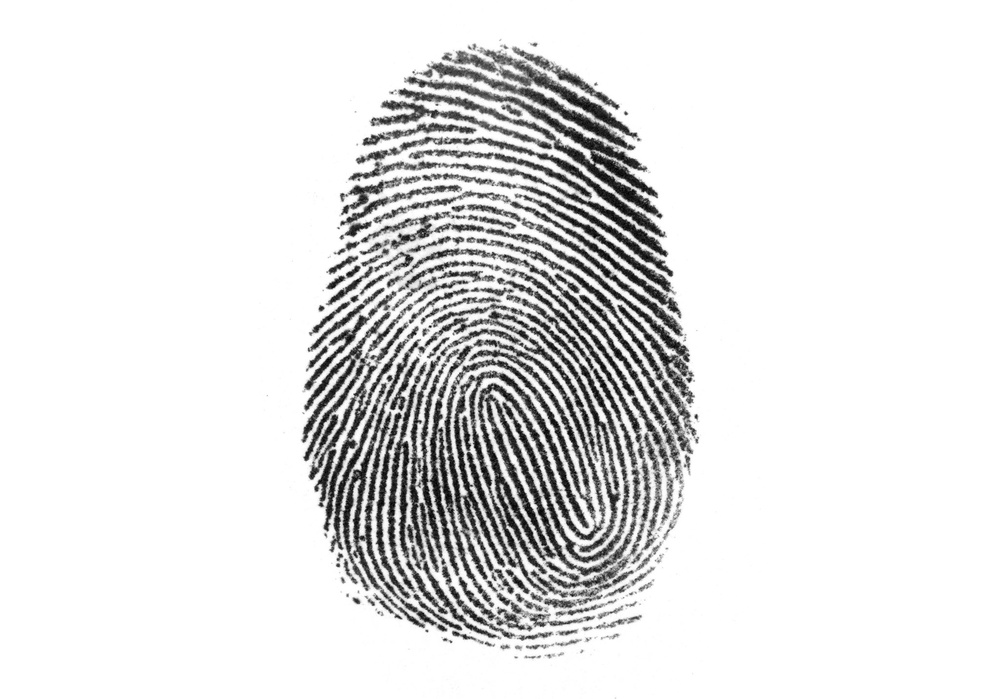
#> input picture Images/Hari.jpg, 1000 x 699 px, shrunk from 2048 x 1432 before the run
$ python -i image_enhancement.py   (imports and definitions only)   (older library calls are emulated)
#> lines starting #> are read from the running program, lines starting #| are printed output that depends on the picture; after the words box and inside, x2 and y2 are one past the last pixel; in counts of white or black regions, pixels touching at a corner belong together
import cv2
import numpy as np
from skimage.filters import frangi

def enhance_fingerprint(image_path):
#> called with image_path = '../Images/Hari.jpg'
    img = cv2.imread(image_path, cv2.IMREAD_GRAYSCALE)
#> img is the input picture: shape (699, 1000); min 0, max 255, mean 227
    if img is None:
        raise ValueError(f"Could not load image at {image_path}")
    # 1. Normalization
    normalized_image = cv2.normalize(img, None, 0, 255, cv2.NORM_MINMAX)
    # 2. Orientation Field Estimation
    sobelx = cv2.Sobel(normalized_image, cv2.CV_64F, 1, 0, ksize=3)
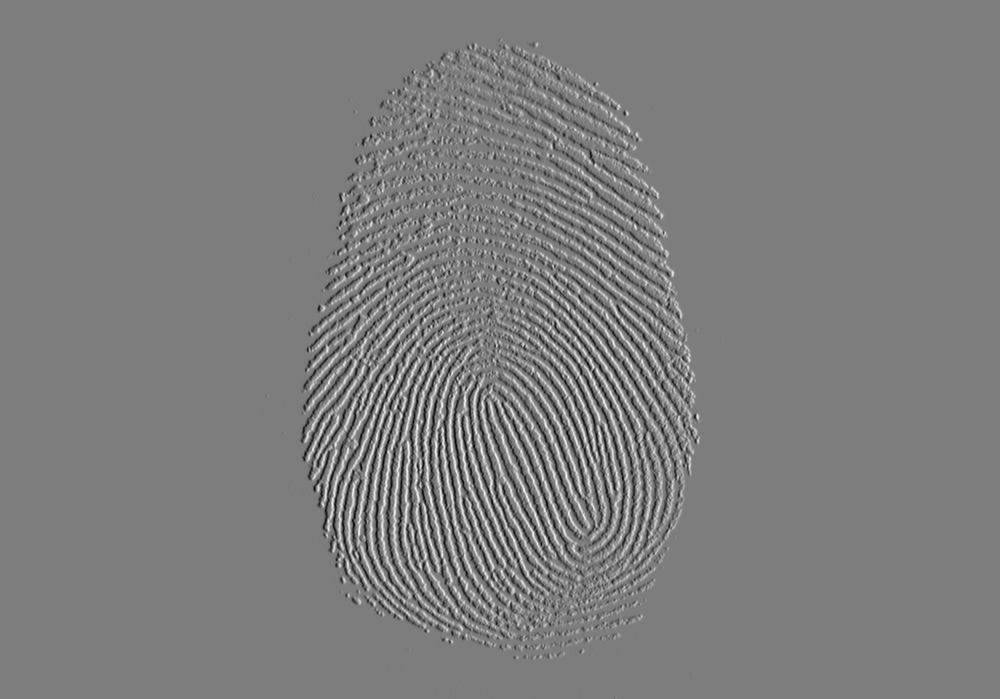
#> sobelx: shape (699, 1000) float64; min -859, max 889, mean 0; drawn with min black and max white
    sobely = cv2.Sobel(normalized_image, cv2.CV_64F, 0, 1, ksize=3)
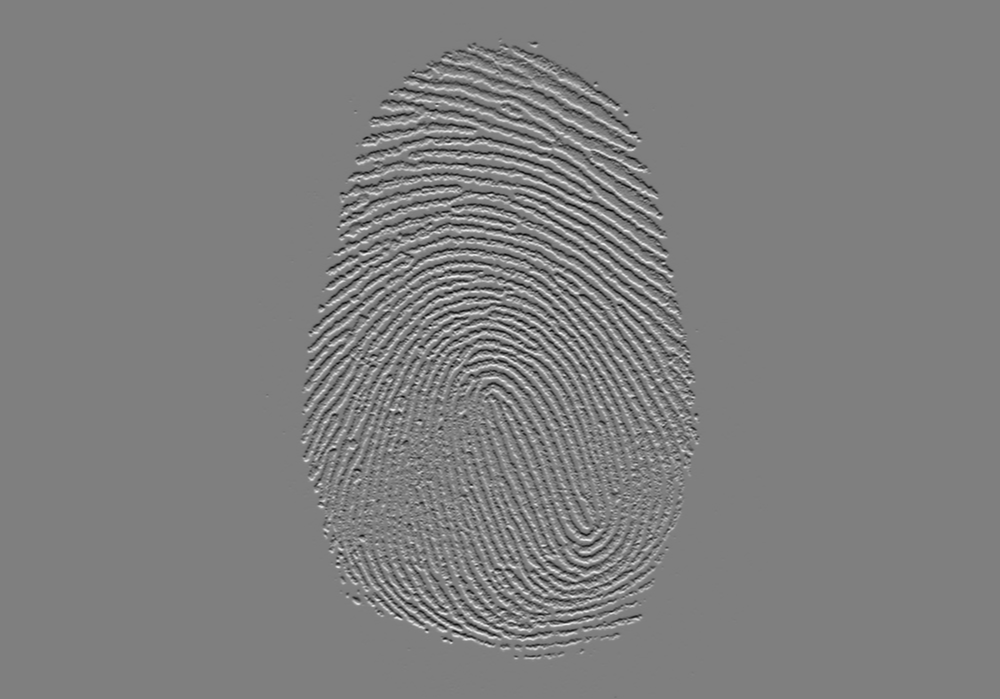
#> sobely: shape (699, 1000) float64; min -866, max 869, mean 0; drawn with min black and max white
    orientation_field = cv2.phase(sobelx, sobely)
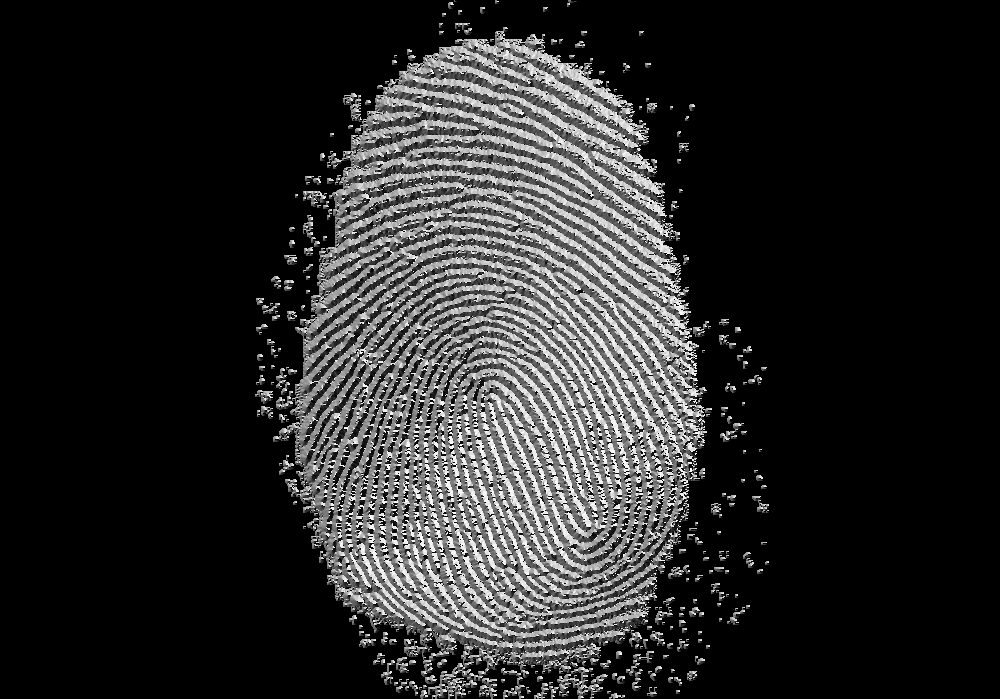
#> orientation_field: shape (699, 1000) float64; min 0, max 6.28, mean 1.01; drawn with min black and max white
    # 3. Frequency Estimation
    frequency_data = np.abs(np.fft.fft2(normalized_image))
    # 4. Gabor Filtering
    gabor_kernel = cv2.getGaborKernel((21, 21), 8.0, np.pi / 2, 10.0, 0.5, 0, ktype=cv2.CV_32F)
    filtered_image = cv2.filter2D(normalized_image, cv2.CV_8UC3, gabor_kernel)
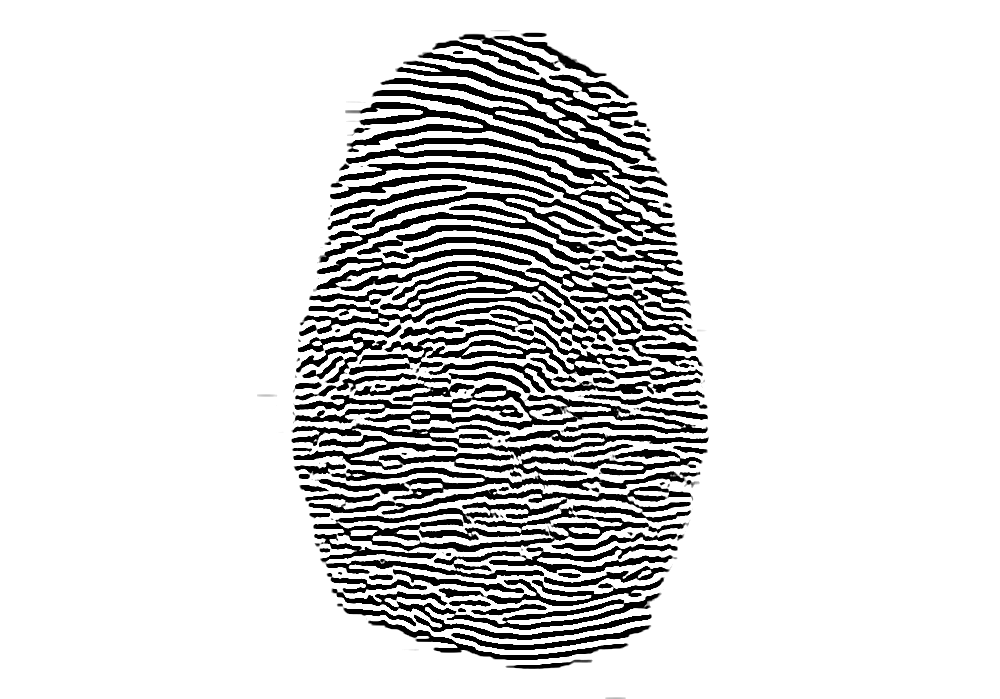
#> filtered_image: shape (699, 1000); min 0, max 255, mean 218.1
    # 5. Binarization
    ret, binary_image = cv2.threshold(filtered_image, 0, 255, cv2.THRESH_BINARY + cv2.THRESH_OTSU)
#> binary_image: shape (699, 1000); 85.6% white; 144 black regions (36 under 20 px), largest, box (x1, y1, x2, y2) and area: (373, 52, 656, 164) 6863, (339, 138, 676, 237) 6127, (295, 384, 708, 434) 5688
#> ret = 129
    # 6. Thinning
    thinned_image = cv2.ximgproc.thinning(binary_image)
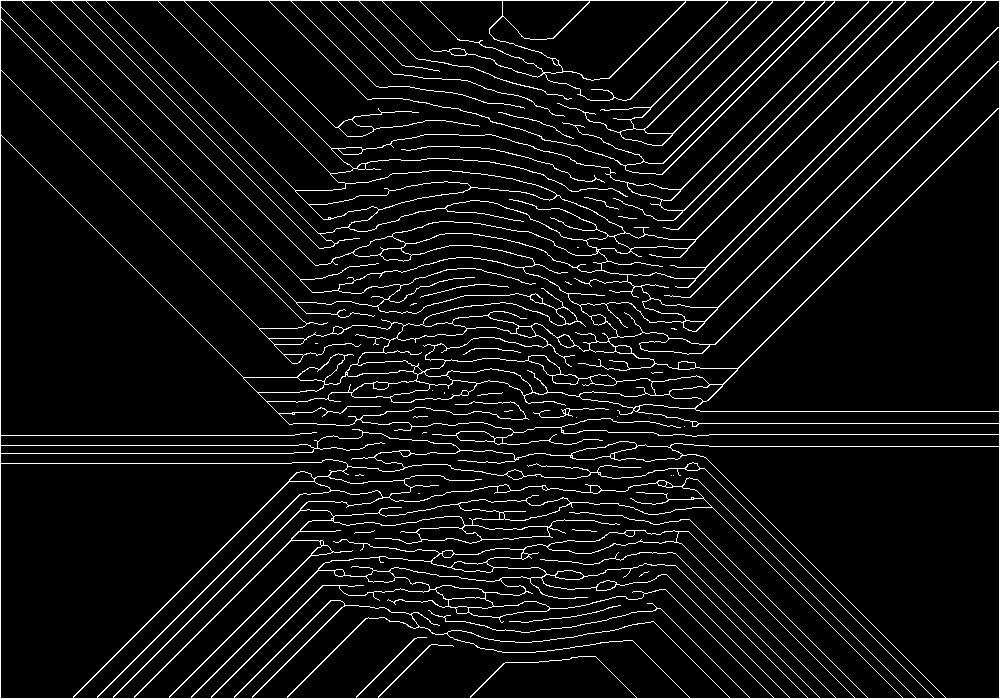
#> thinned_image: shape (699, 1000); 6.2% white in thin lines or dots

    return thinned_image

>>> result = enhance_fingerprint('../Images/Hari.jpg')

$ run again, on Images/Shyam.jpg
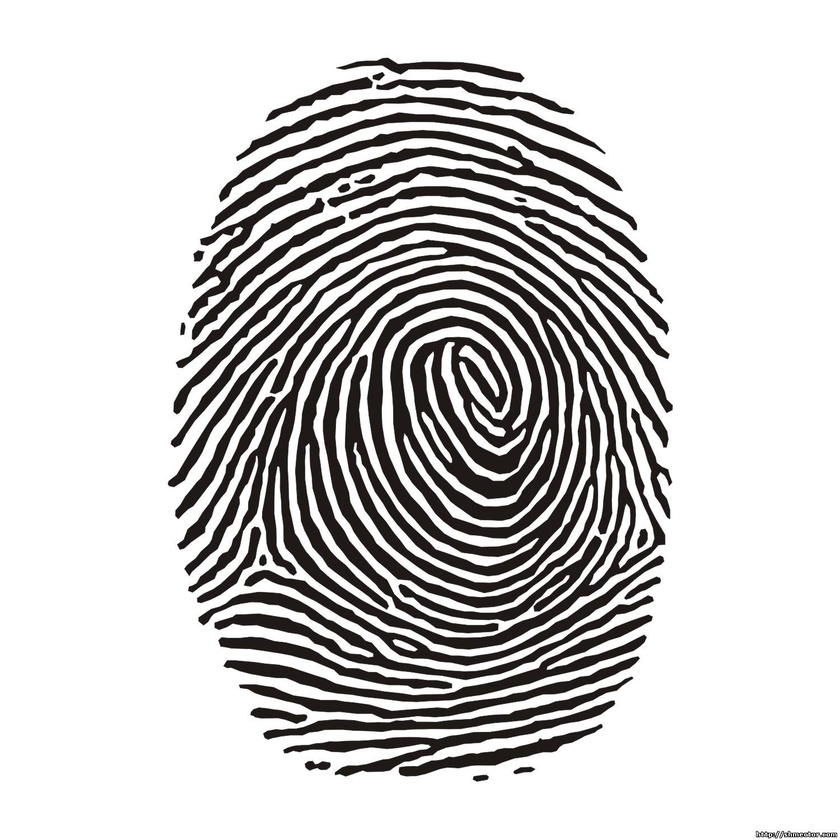
#> input picture Images/Shyam.jpg, 840 x 840 px, shrunk from 1500 x 1500 before the run
#> in enhance_fingerprint, `ret, binary_image = cv2.threshold(filtered_image, 0, 255, cv2.THRESH_B..`:
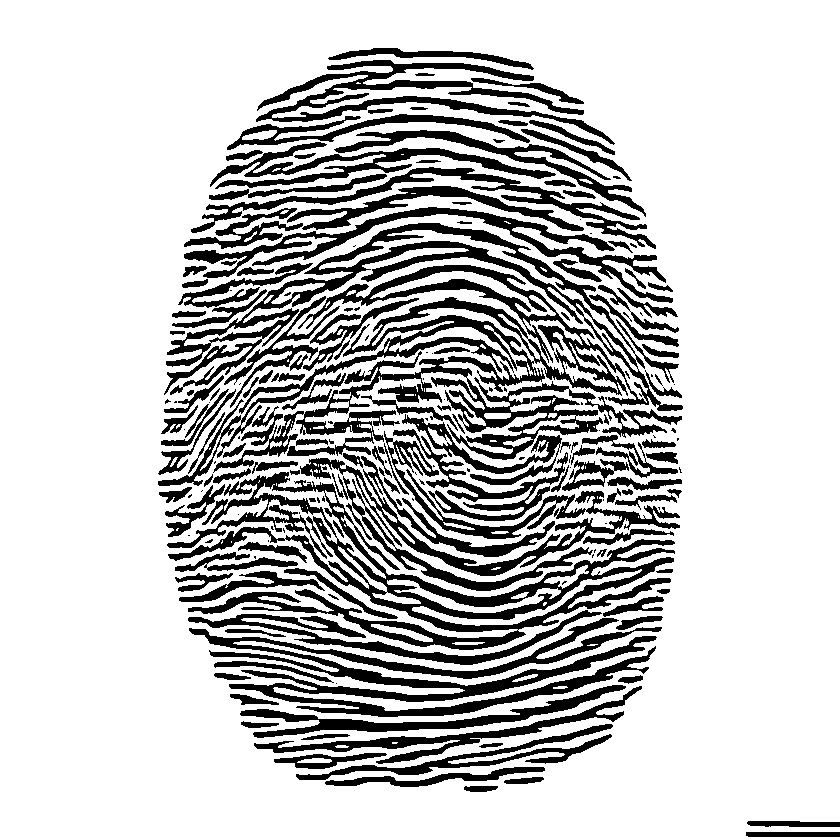
#> binary_image: shape (840, 840); 77.7% white; 203 black regions (70 under 20 px), largest, box (x1, y1, x2, y2) and area: (158, 223, 683, 486) 35159, (167, 472, 675, 650) 17095, (189, 618, 662, 717) 12607
#> ret = 130
#> in enhance_fingerprint, `thinned_image = cv2.ximgproc.thinning(binary_image)`:
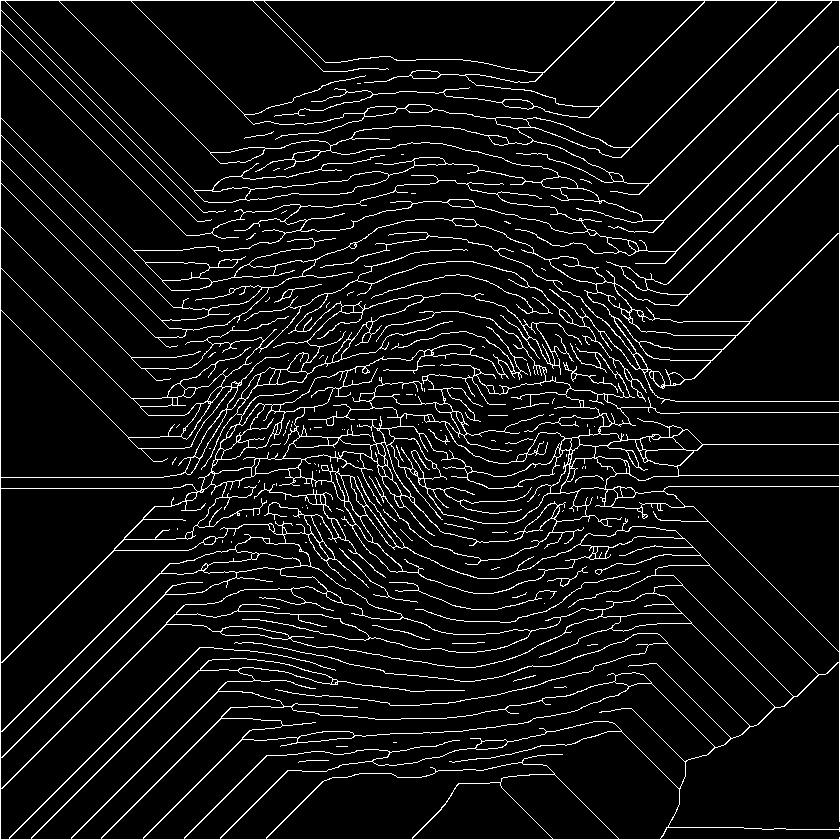
#> thinned_image: shape (840, 840); 7% white in thin lines or dots
